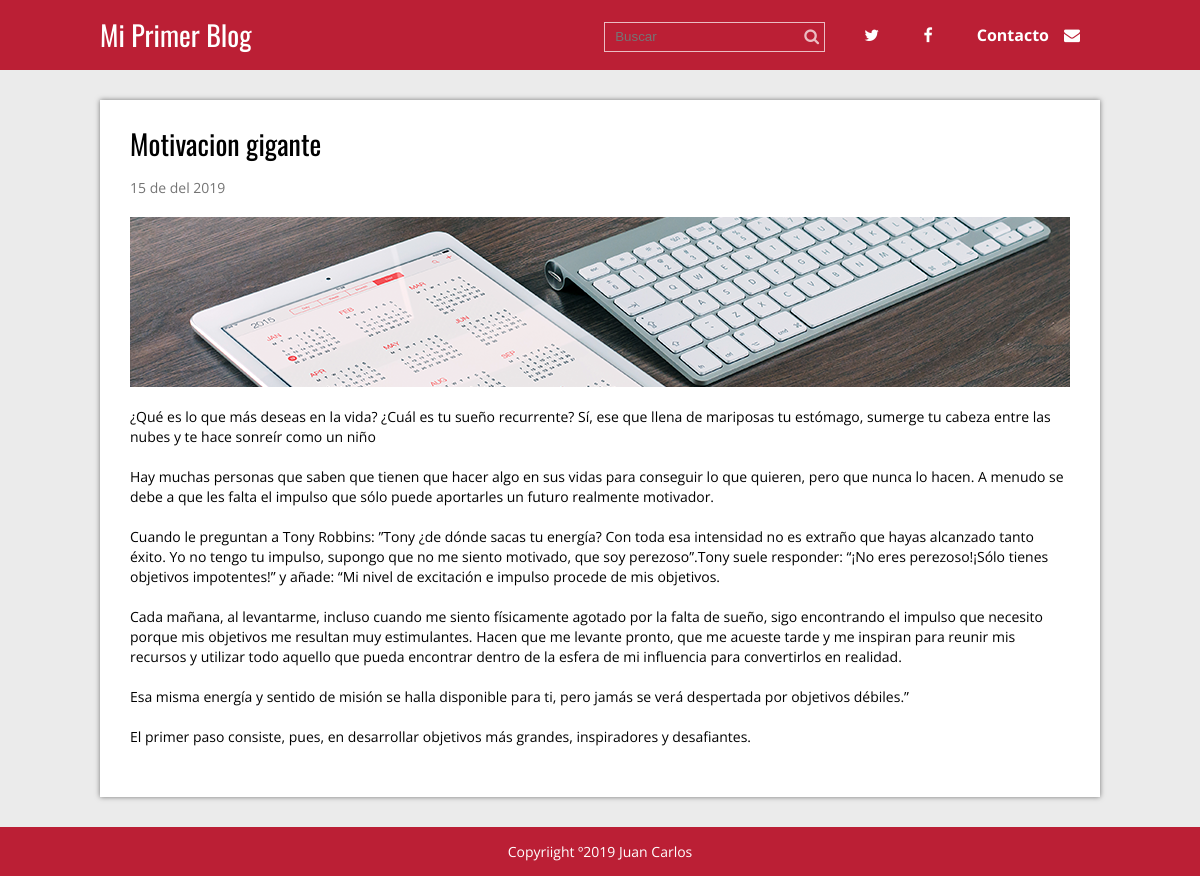
Screenshot of /single.php?id=3 with the database file from the repository.
### tables this page shows
CREATE TABLE `blog` (
  `id` int(11) NOT NULL,
  `titulo` varchar(200) NOT NULL,
  `extracto` varchar(200) NOT NULL,
  `fecha` timestamp NOT NULL DEFAULT CURRENT_TIMESTAMP,
  `texto` text NOT NULL,
  `thumb` varchar(50) NOT NULL
);

### single.php (called while the page is built, shortened)
<?php
require 'admin/config.php';
require 'functions.php';
$conexion=conexion($bd_config);
$id_articulo=id_articulo($_GET['id']);
$post=obtener_post_por_id($conexion,$id_articulo);
$post=$post[0];
require 'views/single.view.php';
?>

### functions.php (called while the page is built, shortened)
<?php
function limpiarDatos($datos){
	$datos=trim($datos);
	$datos=stripcslashes($datos);
	$datos=htmlspecialchars($datos);
	return $datos;
}
function id_articulo($id){
	return (int)limpiarDatos($id);
}
function obtener_post_por_id($conexion,$id){
	$resultado=$conexion->query("SELECT * FROM blog WHERE id = $id LIMIT 1");
	$resultado=$resultado->fetchAll();
	return($resultado)? $resultado : false;
}
function fecha($fecha){
$timestamp=strtotime($fecha);
$dia=date('d',$timestamp);
$mes=date('m',$timestamp)-1;
$year=date('Y',$timestamp);
$fecha="$dia de ". $meses[$mes]."del $year";
return $fecha;
}
?>

### views/single.view.php (the view)
<?php require 'header.php' ?>
	<div class="contenedor">
		<section class="post">
			<article>
				<h2 class="titulo"><?php echo $post['titulo'] ?></h2>
				<p class="fecha"><p class="fecha"><?php echo fecha($post['fecha']); ?></p></p>
				<div class="thumb">
					<img src="./imagenes/<?php echo $post['thumb']; ?>" alt="<?php echo $post['titulo'] ?>">
				</div>
				<p class="extracto"><?php echo nl2br($post['texto']); ?></p>
			</article>
		</section>
	</div>
<?php require 'footer.php'; ?>

### css/estilos.css (style rules this page uses)
* { margin: 0; padding: 0; -webkit-box-sizing: border-box; -moz-box-sizing: border-box; box-sizing: border-box; }
body { font-size: 16px; font-family: 'Open Sans', sans-serif; background: #ebebeb; }
h1, h2, h3, h4, h5, h6 { font-family: "Oswald", Arial, Sans-serif; font-weight: normal; }
.contenedor { max-width: 1000px; width: 90%; margin: auto; }
.post { width: 100%; background: #fff; box-shadow: 0px 0px 5px rgba(0,0,0, .5); margin-bottom: 30px; padding: 30px; }
.post article .titulo { font-family: "Oswald", Arial, Sans-serif; font-size: 28px; font-weight: normal; line-height: 28px; margin-bottom: 10px; }
.post article .fecha { color:#747474; font-size: 14px; margin-bottom: 20px; }
.post article .thumb { margin-bottom: 20px; }
.post article .thumb img { vertical-align: top; width: 100%; }
.post article .extracto { font-size: 14px; line-height: 20px; margin-bottom: 20px; }

### rows the page displays
blog: titulo "Motivacion gigante", fecha "15 de del 2019", thumb (picture), texto "¿Qué es lo que más deseas en la vida? ¿Cuál es tu sueño recurrente? Sí, ese que llena de mariposas tu estómago, sumerge tu cabeza entre las nubes y te hace sonreír como un niño Hay muchas personas que saben que tienen que hacer algo en sus vidas para conseguir lo que quieren, pero que nunca lo hacen. A menudo se debe a que les falta el impulso que sólo puede aportarles un futuro realmente motivador. Cuando le preguntan a Tony Robbins: ”Tony ¿de dónde sacas tu energía? Con toda esa intensidad no es extraño que hayas alcanzado tanto éxito. Yo no tengo tu impulso, supongo que no me siento motivado, que soy perezoso”.Tony suele responder: “¡No eres perezoso!¡Sólo tienes objetivos impotentes!” y…"
